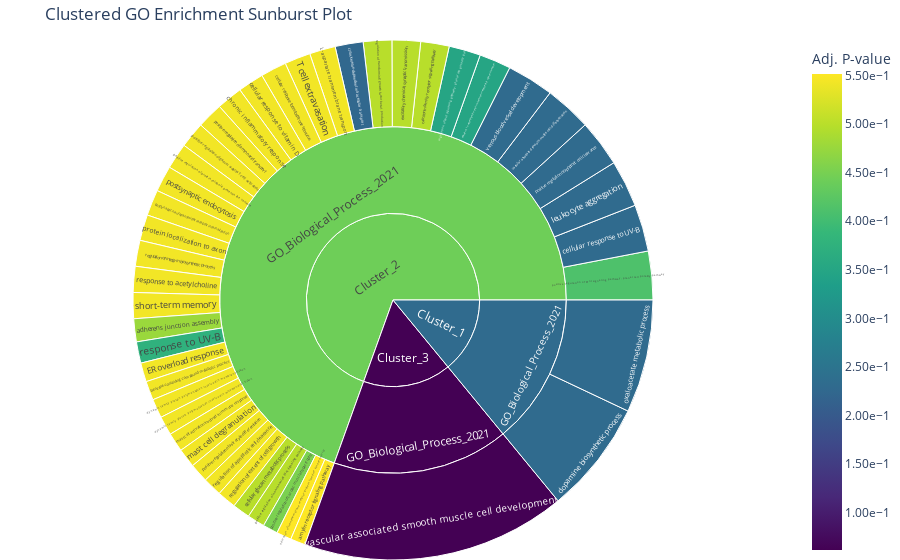

The notebook cell saved with this chart:
### Code cell
# Step 3: Assign clusters based on the linkage matrix
# Define a threshold for clustering; adjust as needed
top_terms['Cluster'] = fcluster(linkage_matrix, t=3, criterion='maxclust')  # Adjust `t` for desired cluster size
top_terms['Cluster'] = 'Cluster_' + top_terms['Cluster'].astype(str)  # Label clusters for readability
top_terms['Term_Simplified'] = top_terms['Term'].str.split('(').str[0].str.strip()  # Clean up term names

# Step 4: Create the Sunburst plot with clustering as hierarchy
fig = px.sunburst(
    top_terms,
    path=['Cluster', 'Gene_set', 'Term_Simplified'],  # Hierarchy: Cluster > Gene Set > Term
    values='Combined Score',                           # Size each section by Combined Score
    color='Adjusted P-value',                          # Color by Adjusted P-value
    color_continuous_scale='Viridis',
    title="Clustered GO Enrichment Sunburst Plot"
)

# Adjust layout for readability
fig.update_layout(margin=dict(t=40, l=0, r=0, b=0))
fig.update_coloraxes(colorbar_title="Adj. P-value", colorbar_tickformat=".2e")

# Display the plot
fig.show()

### Figure 1 — Plotly figure (JSON) as saved in the notebook; plotly's stock layout.template omitted (floating-point values rounded to 4 significant figures)
{"data": [{"branchvalues": "total", "customdata": [[0.5431], [0.5431], [0.5431], [0.5513], [0.4759], [0.5513], [0.5431], [0.4994], [0.4994], [0.2309], [0.5431], [0.5431], [0.5431], [0.2245], [0.2309], [0.5431], [0.5431], [0.3498], [0.4994], [0.2309], [0.5431], [0.5431], [0.2309], [0.412], [0.5431], [0.2309], [0.5431], [0.4523], [0.5431], [0.4994], [0.5431], [0.5431], [0.5431], [0.5431], [0.3498], [0.5431], [0.5431], [0.5431], [0.4994], [0.3755], [0.5431], [0.5431], [0.06177], [0.2309], [0.2309], [0.2309], [0.4428], [0.06177], [0.2309], [0.4428], [0.06177]], "domain": {"x": [0, 1], "y": [0, 1]}, "hovertemplate": "labels=%{label}<br>Combined Score=%{value}<br>parent=%{parent}<br>id=%{id}<br>Adjusted P-value=%{color}<extra></extra>", "ids": ["Cluster_2/GO_Biological_Process_2021/ER overload response", "Cluster_2/GO_Biological_Process_2021/L-aspartate transmembrane transport", "Cluster_2/GO_Biological_Process_2021/T cell extravasation", "Cluster_2/GO_Biological_Process_2021/activation of transmembrane receptor protein tyrosine kinase activity", "Cluster_2/GO_Biological_Process_2021/adherens junction assembly", "Cluster_2/GO_Biological_Process_2021/amylin receptor signaling pathway", "Cluster_2/GO_Biological_Process_2021/benzene-containing compound metabolic process", "Cluster_2/GO_Biological_Process_2021/calcitonin family receptor signaling pathway", "Cluster_2/GO_Biological_Process_2021/cellular glucan metabolic process", "Cluster_2/GO_Biological_Process_2021/cellular response to UV-B", "Cluster_2/GO_Biological_Process_2021/cellular response to testosterone stimulus", "Cluster_2/GO_Biological_Process_2021/cellular response to vitamin D", "Cluster_2/GO_Biological_Process_2021/chronic inflammatory response", "Cluster_2/GO_Biological_Process_2021/cytoskeleton-dependent intracellular transport", "Cluster_1/GO_Biological_Process_2021/dopamine biosynthetic process", "Cluster_2/GO_Biological_Process_2021/dynamin family protein polymerization involved in membrane fission", "Cluster_2/GO_Biological_Process_2021/dynamin family protein polymerization involved in mitochondrial fission", "Cluster_2/GO_Biological_Process_2021/epithelial to mesenchymal transition involved in endocardial cushion formation", "Cluster_2/GO_Biological_Process_2021/excitatory chemical synaptic transmission", "Cluster_2/GO_Biological_Process_2021/leukocyte aggregation", "Cluster_2/GO_Biological_Process_2021/mast cell activation involved in immune response", "Cluster_2/GO_Biological_Process_2021/mast cell degranulation", "Cluster_1/GO_Biological_Process_2021/oxaloacetate metabolic process", "Cluster_2/GO_Biological_Process_2021/positive regulation of Wnt signaling pathway, planar cell polarity pathway", "Cluster_2/GO_Biological_Process_2021/positive regulation of amino acid transport", "Cluster_2/GO_Biological_Process_2021/positive regulation of apoptotic cell clearance", "Cluster_2/GO_Biological_Process_2021/positive regulation of astrocyte differentiation", "Cluster_2/GO_Biological_Process_2021/positive regulation of cardiac muscle hypertrophy", "Cluster_2/GO_Biological_Process_2021/positive regulation of gamma-delta T cell activation", "Cluster_2/GO_Biological_Process_2021/positive regulation of non-canonical Wnt signaling pathway", "Cluster_2/GO_Biological_Process_2021/positive regulation of protein catabolic process in the vacuole", "Cluster_2/GO_Biological_Process_2021/postsynaptic endocytosis", "Cluster_2/GO_Biological_Process_2021/postsynaptic neurotransmitter receptor internalization", "Cluster_2/GO_Biological_Process_2021/protein localization to axon", "Cluster_2/GO_Biological_Process_2021/regulation of Wnt signaling pathway, planar cell polarity pathway", "Cluster_2/GO_Biological_Process_2021/regulation of apoptotic cell clearance", "Cluster_2/GO_Biological_Process_2021/regulation of extent of cell growth", "Cluster_2/GO_Biological_Process_2021/regulation of integrin biosynthetic process", "Cluster_2/GO_Biological_Process_2021/regulation of transforming growth factor beta1 production", "Cluster_2/GO_Biological_Process_2021/response to UV-B", "Cluster_2/GO_Biological_Process_2021/response to acetylcholine", "Cluster_2/GO_Biological_Process_2021/short-term memory", "Cluster_3/GO_Biological_Process_2021/vascular associated smooth muscle cell development", "Cluster_2/GO_Biological_Process_2021/vascular associated smooth muscle cell differentiation", "Cluster_2/GO_Biological_Process_2021/venous blood vessel development", "Cluster_1/GO_Biological_Process_2021", "Cluster_2/GO_Biological_Process_2021", "Cluster_3/GO_Biological_Process_2021", "Cluster_1", "Cluster_2", "Cluster_3"], "labels": ["ER overload response", "L-aspartate transmembrane transport", "T cell extravasation", "activation of transmembrane receptor protein tyrosine kinase activity", "adherens junction assembly", "amylin receptor signaling pathway", "benzene-containing compound metabolic process", "calcitonin family receptor signaling pathway", "cellular glucan metabolic process", "cellular response to UV-B", "cellular response to testosterone stimulus", "cellular response to vitamin D", "chronic inflammatory response", "cytoskeleton-dependent intracellular transport", "dopamine biosynthetic process", "dynamin family protein polymerization involved in membrane fission", "dynamin family protein polymerization involved in mitochondrial fission", "epithelial to mesenchymal transition involved in endocardial cushion formation", "excitatory chemical synaptic transmission", "leukocyte aggregation", "mast cell activation involved in immune response", "mast cell degranulation", "oxaloacetate metabolic process", "positive regulation of Wnt signaling pathway, planar cell polarity pathway", "positive regulation of amino acid transport", "positive regulation of apoptotic cell clearance", "positive regulation of astrocyte differentiation", "positive regulation of cardiac muscle hypertrophy", "positive regulation of gamma-delta T cell activation", "positive regulation of non-canonical Wnt signaling pathway", "positive regulation of protein catabolic process in the vacuole", "postsynaptic endocytosis", "postsynaptic neurotransmitter receptor internalization", "protein localization to axon", "regulation of Wnt signaling pathway, planar cell polarity pathway", "regulation of apoptotic cell clearance", "regulation of extent of cell growth", "regulation of integrin biosynthetic process", "regulation of transforming growth factor beta1 production", "response to UV-B", "response to acetylcholine", "short-term memory", "vascular associated smooth muscle cell development", "vascular associated smooth muscle cell differentiation", "venous blood vessel development", "GO_Biological_Process_2021", "GO_Biological_Process_2021", "GO_Biological_Process_2021", "Cluster_1", "Cluster_2", "Cluster_3"], "marker": {"coloraxis": "coloraxis", "colors": [0.5431, 0.5431, 0.5431, 0.5513, 0.4759, 0.5513, 0.5431, 0.4994, 0.4994, 0.2309, 0.5431, 0.5431, 0.5431, 0.2245, 0.2309, 0.5431, 0.5431, 0.3498, 0.4994, 0.2309, 0.5431, 0.5431, 0.2309, 0.412, 0.5431, 0.2309, 0.5431, 0.4523, 0.5431, 0.4994, 0.5431, 0.5431, 0.5431, 0.5431, 0.3498, 0.5431, 0.5431, 0.5431, 0.4994, 0.3755, 0.5431, 0.5431, 0.06177, 0.2309, 0.2309, 0.2309, 0.4428, 0.06177, 0.2309, 0.4428, 0.06177]}, "name": "", "parents": ["Cluster_2/GO_Biological_Process_2021", "Cluster_2/GO_Biological_Process_2021", "Cluster_2/GO_Biological_Process_2021", "Cluster_2/GO_Biological_Process_2021", "Cluster_2/GO_Biological_Process_2021", "Cluster_2/GO_Biological_Process_2021", "Cluster_2/GO_Biological_Process_2021", "Cluster_2/GO_Biological_Process_2021", "Cluster_2/GO_Biological_Process_2021", "Cluster_2/GO_Biological_Process_2021", "Cluster_2/GO_Biological_Process_2021", "Cluster_2/GO_Biological_Process_2021", "Cluster_2/GO_Biological_Process_2021", "Cluster_2/GO_Biological_Process_2021", "Cluster_1/GO_Biological_Process_2021", "Cluster_2/GO_Biological_Process_2021", "Cluster_2/GO_Biological_Process_2021", "Cluster_2/GO_Biological_Process_2021", "Cluster_2/GO_Biological_Process_2021", "Cluster_2/GO_Biological_Process_2021", "Cluster_2/GO_Biological_Process_2021", "Cluster_2/GO_Biological_Process_2021", "Cluster_1/GO_Biological_Process_2021", "Cluster_2/GO_Biological_Process_2021", "Cluster_2/GO_Biological_Process_2021", "Cluster_2/GO_Biological_Process_2021", "Cluster_2/GO_Biological_Process_2021", "Cluster_2/GO_Biological_Process_2021", "Cluster_2/GO_Biological_Process_2021", "Cluster_2/GO_Biological_Process_2021", "Cluster_2/GO_Biological_Process_2021", "Cluster_2/GO_Biological_Process_2021", "Cluster_2/GO_Biological_Process_2021", "Cluster_2/GO_Biological_Process_2021", "Cluster_2/GO_Biological_Process_2021", "Cluster_2/GO_Biological_Process_2021", "Cluster_2/GO_Biological_Process_2021", "Cluster_2/GO_Biological_Process_2021", "Cluster_2/GO_Biological_Process_2021", "Cluster_2/GO_Biological_Process_2021", "Cluster_2/GO_Biological_Process_2021", "Cluster_2/GO_Biological_Process_2021", "Cluster_3/GO_Biological_Process_2021", "Cluster_2/GO_Biological_Process_2021", "Cluster_2/GO_Biological_Process_2021", "Cluster_1", "Cluster_2", "Cluster_3", "", "", ""], "type": "sunburst", "values": [37.98, 51.86, 51.86, 29.82, 45.95, 29.82, 37.98, 56.91, 34.96, 93.7, 51.86, 51.86, 51.86, 55.9, 225.9, 37.98, 37.98, 63.28, 56.91, 93.7, 37.98, 37.98, 225.9, 97.19, 51.86, 93.7, 37.98, 30.08, 51.86, 34.96, 51.86, 51.86, 51.86, 51.86, 63.28, 37.98, 37.98, 51.86, 56.91, 42.61, 51.86, 51.86, 529.0, 93.7, 93.7, 451.8, 2235.0, 529.0, 451.8, 2235.0, 529.0]}], "layout": {"coloraxis": {"colorbar": {"tickformat": ".2e", "title": {"text": "Adj. P-value"}}, "colorscale": [[0, "#440154"], [0.1111, "#482878"], [0.2222, "#3e4989"], [0.3333, "#31688e"], [0.4444, "#26828e"], [0.5556, "#1f9e89"], [0.6667, "#35b779"], [0.7778, "#6ece58"], [0.8889, "#b5de2b"], [1, "#fde725"]]}, "legend": {"tracegroupgap": 0}, "margin": {"b": 0, "l": 0, "r": 0, "t": 40}, "title": {"text": "Clustered GO Enrichment Sunburst Plot"}}}
